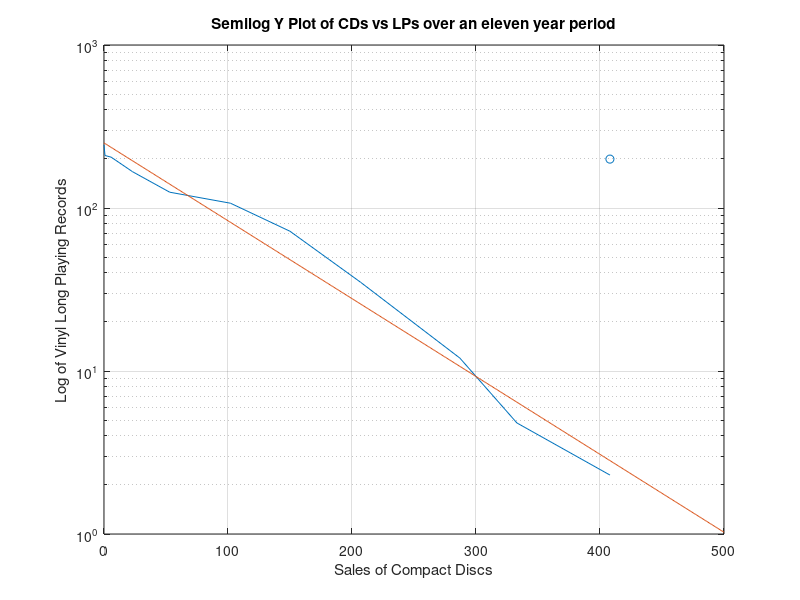

This chart was generated by the following MATLAB code:
% year =[0 1 2 3 4 5 6 7 8 9 10]; 
CDs = [0 0.8 5.8 23 53 102 150 207 287 333 408];
LPs = [244 210 205 167 125 107 72 35 12 4.8 2.3];
logLPs = log(LPs);
logLPs = transpose(logLPs);
X = [1 1 1 1 1 1 1 1 1 1 1; 0 0.8 5.8 23 53 102 150 207 287 333 408];
X = transpose (X);
Xt = transpose (X);
a = inv(Xt*X) * Xt * logLPs;
C = 800;
LP = exp(5.525) * (exp(-0.0110))^800;
disp(LP)
figure
semilogy(CDs,LPs)

hold on
scatter(CDs,LPs)
box on
grid on

xlabel('Sales of Compact Discs')
ylabel('Log of Vinyl Long Playing Records')
title ('Semilog Y Plot of CDs vs LPs over an eleven year period')

x = linspace (0,500,500);
y = 5.528 + x * (-0.0110);
y1 = exp(5.525) * (exp(-0.0110)).^x;

plot(x,y1)
hold off

